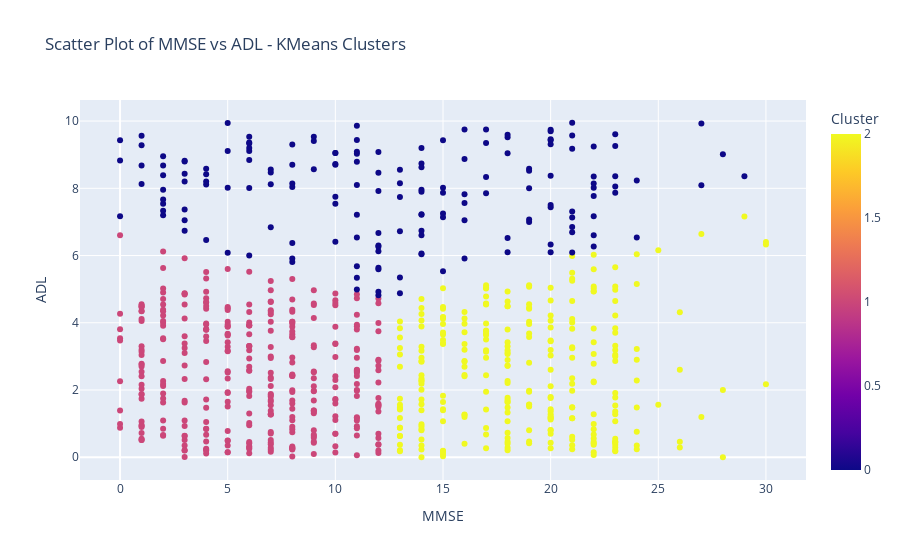
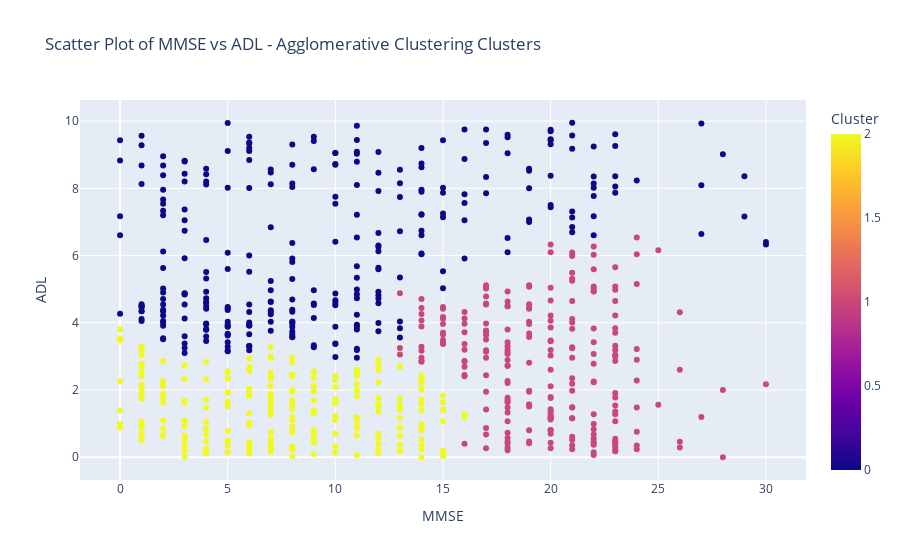
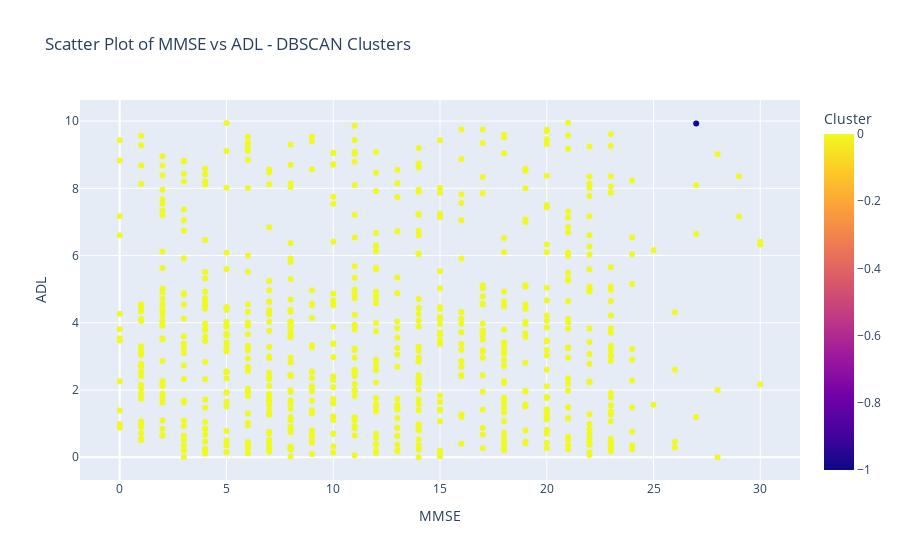
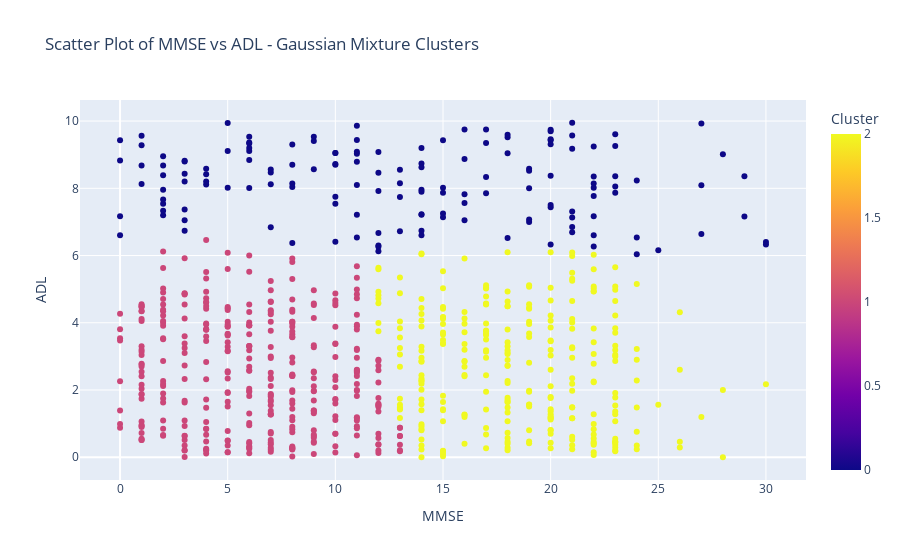

Notebook source saved alongside these figures, in order:
### Code cell
# Step 1: Standardize the features (ADL and MMSE)
scaler = StandardScaler()
df_scaled = scaler.fit_transform(dataviz_AD_true[['MMSE', 'ADL']])

# Store clustering models and their labels
clustering_models = {
    'KMeans': KMeans(n_clusters=3, random_state=RANDOM_SEED),
    'Agglomerative Clustering': AgglomerativeClustering(n_clusters=3),
    'DBSCAN': DBSCAN(eps=0.5, min_samples=5),
    'Gaussian Mixture': GaussianMixture(n_components=3, random_state=RANDOM_SEED)
}

# Step 2: Apply different clustering algorithms and visualize
for name, model in clustering_models.items():
    if name == 'Gaussian Mixture':
        # Gaussian Mixture uses .fit_predict() for clustering
        dataviz_AD_true.loc[:, 'Cluster'] = model.fit_predict(df_scaled)
    else:
        # Other clustering algorithms use .fit_predict() for clustering
        dataviz_AD_true.loc[:, 'Cluster'] = model.fit_predict(df_scaled)

    # Step 3: Create a 2D scatter plot, color-coded by cluster
    fig = px.scatter(
        dataviz_AD_true,
        x='MMSE',
        y='ADL',
        color='Cluster',  # Color by the cluster labels
        title=f'Scatter Plot of MMSE vs ADL - {name} Clusters'
    )
    
    # Display the plot for each clustering approach
    fig.show()

### Figure 1 — Plotly figure (JSON) as saved in the notebook; plotly's stock layout.template omitted (floating-point values rounded to 4 significant figures; data arrays with more than 128 entries replaced by an {"elided": "..."} marker saying what was removed)
{"data": [{"hovertemplate": "MMSE=%{x}<br>ADL=%{y}<br>Cluster=%{marker.color}<extra></extra>", "legendgroup": "", "marker": {"color": {"elided": "760 int values"}, "coloraxis": "coloraxis", "symbol": "circle"}, "mode": "markers", "name": "", "orientation": "v", "showlegend": false, "type": "scatter", "x": {"elided": "760 int values"}, "xaxis": "x", "y": {"elided": "760 float values"}, "yaxis": "y"}], "layout": {"coloraxis": {"colorbar": {"title": {"text": "Cluster"}}, "colorscale": [[0, "#0d0887"], [0.1111, "#46039f"], [0.2222, "#7201a8"], [0.3333, "#9c179e"], [0.4444, "#bd3786"], [0.5556, "#d8576b"], [0.6667, "#ed7953"], [0.7778, "#fb9f3a"], [0.8889, "#fdca26"], [1, "#f0f921"]]}, "legend": {"tracegroupgap": 0}, "title": {"text": "Scatter Plot of MMSE vs ADL - KMeans Clusters"}, "xaxis": {"anchor": "y", "domain": [0, 1], "title": {"text": "MMSE"}}, "yaxis": {"anchor": "x", "domain": [0, 1], "title": {"text": "ADL"}}}}

### Figure 2 — Plotly figure (JSON) as saved in the notebook; plotly's stock layout.template omitted (floating-point values rounded to 4 significant figures; data arrays with more than 128 entries replaced by an {"elided": "..."} marker saying what was removed)
{"data": [{"hovertemplate": "MMSE=%{x}<br>ADL=%{y}<br>Cluster=%{marker.color}<extra></extra>", "legendgroup": "", "marker": {"color": {"elided": "760 int values"}, "coloraxis": "coloraxis", "symbol": "circle"}, "mode": "markers", "name": "", "orientation": "v", "showlegend": false, "type": "scatter", "x": {"elided": "760 int values"}, "xaxis": "x", "y": {"elided": "760 float values"}, "yaxis": "y"}], "layout": {"coloraxis": {"colorbar": {"title": {"text": "Cluster"}}, "colorscale": [[0, "#0d0887"], [0.1111, "#46039f"], [0.2222, "#7201a8"], [0.3333, "#9c179e"], [0.4444, "#bd3786"], [0.5556, "#d8576b"], [0.6667, "#ed7953"], [0.7778, "#fb9f3a"], [0.8889, "#fdca26"], [1, "#f0f921"]]}, "legend": {"tracegroupgap": 0}, "title": {"text": "Scatter Plot of MMSE vs ADL - Agglomerative Clustering Clusters"}, "xaxis": {"anchor": "y", "domain": [0, 1], "title": {"text": "MMSE"}}, "yaxis": {"anchor": "x", "domain": [0, 1], "title": {"text": "ADL"}}}}

### Figure 3 — Plotly figure (JSON) as saved in the notebook; plotly's stock layout.template omitted (floating-point values rounded to 4 significant figures; data arrays with more than 128 entries replaced by an {"elided": "..."} marker saying what was removed)
{"data": [{"hovertemplate": "MMSE=%{x}<br>ADL=%{y}<br>Cluster=%{marker.color}<extra></extra>", "legendgroup": "", "marker": {"color": {"elided": "760 int values"}, "coloraxis": "coloraxis", "symbol": "circle"}, "mode": "markers", "name": "", "orientation": "v", "showlegend": false, "type": "scatter", "x": {"elided": "760 int values"}, "xaxis": "x", "y": {"elided": "760 float values"}, "yaxis": "y"}], "layout": {"coloraxis": {"colorbar": {"title": {"text": "Cluster"}}, "colorscale": [[0, "#0d0887"], [0.1111, "#46039f"], [0.2222, "#7201a8"], [0.3333, "#9c179e"], [0.4444, "#bd3786"], [0.5556, "#d8576b"], [0.6667, "#ed7953"], [0.7778, "#fb9f3a"], [0.8889, "#fdca26"], [1, "#f0f921"]]}, "legend": {"tracegroupgap": 0}, "title": {"text": "Scatter Plot of MMSE vs ADL - DBSCAN Clusters"}, "xaxis": {"anchor": "y", "domain": [0, 1], "title": {"text": "MMSE"}}, "yaxis": {"anchor": "x", "domain": [0, 1], "title": {"text": "ADL"}}}}

### Figure 4 — Plotly figure (JSON) as saved in the notebook; plotly's stock layout.template omitted (floating-point values rounded to 4 significant figures; data arrays with more than 128 entries replaced by an {"elided": "..."} marker saying what was removed)
{"data": [{"hovertemplate": "MMSE=%{x}<br>ADL=%{y}<br>Cluster=%{marker.color}<extra></extra>", "legendgroup": "", "marker": {"color": {"elided": "760 int values"}, "coloraxis": "coloraxis", "symbol": "circle"}, "mode": "markers", "name": "", "orientation": "v", "showlegend": false, "type": "scatter", "x": {"elided": "760 int values"}, "xaxis": "x", "y": {"elided": "760 float values"}, "yaxis": "y"}], "layout": {"coloraxis": {"colorbar": {"title": {"text": "Cluster"}}, "colorscale": [[0, "#0d0887"], [0.1111, "#46039f"], [0.2222, "#7201a8"], [0.3333, "#9c179e"], [0.4444, "#bd3786"], [0.5556, "#d8576b"], [0.6667, "#ed7953"], [0.7778, "#fb9f3a"], [0.8889, "#fdca26"], [1, "#f0f921"]]}, "legend": {"tracegroupgap": 0}, "title": {"text": "Scatter Plot of MMSE vs ADL - Gaussian Mixture Clusters"}, "xaxis": {"anchor": "y", "domain": [0, 1], "title": {"text": "MMSE"}}, "yaxis": {"anchor": "x", "domain": [0, 1], "title": {"text": "ADL"}}}}
